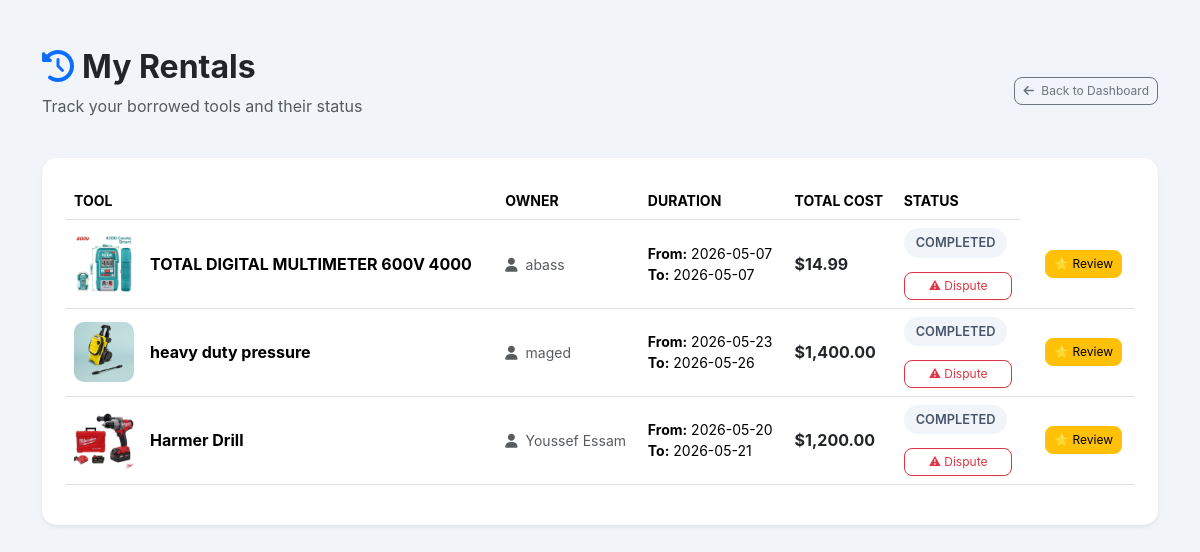
Page /public/my_reservation.php (signed in) on the committed database.
### tables this page shows
CREATE TABLE `reservations` (
  `reservation_id` int(11) NOT NULL,
  `user_id` int(11) NOT NULL,
  `tool_id` int(11) NOT NULL,
  `start_date` date NOT NULL,
  `end_date` date NOT NULL,
  `total_price` decimal(10,2) DEFAULT NULL,
  `status` enum('pending','approved','active','completed','rejected') DEFAULT 'pending',
  `created_at` timestamp NOT NULL DEFAULT current_timestamp(),
  `deposit_amount` decimal(10,2) DEFAULT 0.00,
  `payment_status` enum('pending','paid','failed','refunded') DEFAULT 'pending',
  `rental_type` enum('hour','day','week') DEFAULT 'day'
);

CREATE TABLE `tools` (
  `tool_id` int(11) NOT NULL,
  `owner_id` int(11) NOT NULL,
  `tool_name` varchar(100) NOT NULL,
  `category` varchar(50) DEFAULT NULL,
  `description` text DEFAULT NULL,
  `price_per_day` decimal(10,2) NOT NULL,
  `availability_status` enum('pending','available','maintenance','rejected') DEFAULT 'pending',
  `created_at` timestamp NOT NULL DEFAULT current_timestamp(),
  `photo` varchar(255) DEFAULT NULL,
  `price_per_hour` decimal(10,2) DEFAULT 0.00,
  `price_per_week` decimal(10,2) DEFAULT 0.00,
  `deposit_amount` decimal(10,2) DEFAULT 0.00
);

CREATE TABLE `users` (
  `user_id` int(11) NOT NULL,
  `full_name` varchar(100) NOT NULL,
  `email` varchar(100) NOT NULL,
  `password` varchar(255) NOT NULL,
  `phone` varchar(20) DEFAULT NULL,
  `address` varchar(255) DEFAULT NULL,
  `role` enum('member','librarian','admin') DEFAULT 'member',
  `membership_type` enum('normal','pro') DEFAULT 'normal',
  `status` enum('approved','pending','rejected') DEFAULT 'pending',
  `created_at` timestamp NOT NULL DEFAULT current_timestamp(),
  `trust_score` decimal(3,2) DEFAULT 5.00
);

### models/reservation.php (called while the page is built, shortened)
<?php
class Reservation {
    private $conn;
    public function __construct($db) {
        $this->conn = $db;
    }
public function getUserRentals($user_id) {
        $sql = "SELECT reservations.*, tools.tool_name, tools.photo, users.full_name AS owner_name
                FROM reservations
                JOIN tools ON reservations.tool_id = tools.tool_id
                JOIN users ON tools.owner_id = users.user_id
                WHERE reservations.user_id = ?
                ORDER BY reservations.reservation_id DESC";
        $stmt = $this->conn->prepare($sql);
        $stmt->bind_param("i", $user_id);
        $stmt->execute();
        return $stmt->get_result();
}
}

### public/my_reservation.php (the view, shortened to what this page needs)
<?php
require_once("../models/reservation.php");
$db = new Database();
$conn = $db->connect();
$resModel = new Reservation($conn);
$user_id = $_SESSION['user_id'];
$myRentals = $resModel->getUserRentals($user_id);
?>
<!DOCTYPE html>
<html lang="en">
<head>
    <link href="https://cdn.jsdelivr.net/npm/bootstrap@5.3.3/dist/css/bootstrap.min.css" rel="stylesheet">
    <link rel="stylesheet" href="https://cdnjs.cloudflare.com/ajax/libs/font-awesome/6.0.0/all.min.css">
</head>
<body>
<div class="container py-5">
    <div class="d-flex justify-content-between align-items-center mb-4">
        <div>
            <h2 class="fw-bold"><i class="fa fa-clock-rotate-left me-2 text-primary"></i>My Rentals</h2>
            <p class="text-muted">Track your borrowed tools and their status</p>
        </div>
        <a href="dashboard.php" class="btn btn-outline-secondary btn-sm"><i class="fa fa-arrow-left me-1"></i> Back to Dashboard</a>
    </div>
    <div class="row">
        <div class="col-12">
            <div class="card rental-card shadow-sm p-4">
                <div class="table-responsive">
                    <table class="table align-middle">
                        <thead>
                            <tr class="text-muted small text-uppercase">
                                <th>Tool</th>
                                <th>Owner</th>
                                <th>Duration</th>
                                <th>Total Cost</th>
                                <th>Status</th>
                            </tr>
                        </thead>
                        <tbody>
                            <?php if($myRentals->num_rows > 0): ?>
                            <?php while($row = $myRentals->fetch_assoc()): ?>
                            <tr>
                                <td>
                                    <div class="d-flex align-items-center">
                                        <?php $img = !empty($row['photo']) ? $row['photo'] : "https://via.placeholder.com/60"; ?>
                                        <img src="<?php echo $img; ?>" class="tool-thumb me-3">
                                        <span class="fw-bold"><?php echo htmlspecialchars($row['tool_name']); ?></span>
                                    </div>
                                </td>
                                <td>
                                    <small class="text-muted">
                                        <i class="fa fa-user me-1"></i>
                                        <?php echo htmlspecialchars($row['owner_name']); ?>
                                    </small>
                                </td>
                                <td>
                                    <div class="small">
                                        <div><strong>From:</strong> <?php echo $row['start_date']; ?></div>
                                        <div><strong>To:</strong> <?php echo $row['end_date']; ?></div>
                                    </div>
                                </td>
                                <td>
                                    <span class="fw-bold text-dark">
                                        $<?php echo number_format($row['total_price'], 2); ?>
                                    </span>
                                </td>
                                <td>
                                    <span class="status-badge bg-<?php echo $row['status']; ?>">
                                        <?php echo strtoupper($row['status']); ?>
                                    </span>
                                    <div class="mt-2 d-flex flex-column gap-1">
                                        <?php if(in_array($row['status'], ['active','completed'])): ?>
                                            <a href="dispute.php?reservation_id=<?= $row['reservation_id'] ?>"
                                            class="btn btn-outline-danger btn-sm">
                                                ⚠ Dispute
                                            </a>
                                        <?php endif; ?>
                                    </div>
                                </td>
                                <td>
                                </td>
                                <td>
                                <?php if($row['status'] == 'completed'): ?>
                                    <a href="review.php?reservation_id=<?= $row['reservation_id'] ?>"
                                    class="btn btn-warning btn-sm">
                                        ⭐ Review
                                    </a>
                                <?php endif; ?>
                                </td>
                            </tr>
                            <?php endwhile; ?>
                            <?php endif; ?>
                            </tbody>
                    </table>
                </div>
            </div>
        </div>
    </div>
</div>
</body>
</html>

### public/my_reservation.php (style rules this page uses)
body { background: #f1f5f9; font-family: 'Inter', sans-serif; }
.rental-card { border: none; border-radius: 15px; background: #fff; transition: 0.3s; }
.tool-thumb { width: 60px; height: 60px; object-fit: cover; border-radius: 10px; }
.status-badge { padding: 5px 12px; border-radius: 20px; font-size: 0.8rem; font-weight: 600; }
.bg-completed { background: #f1f5f9; color: #475569; }
.status-badge { display:inline-block;margin-bottom:6px; }
.btn-sm { font-size: 12px;border-radius: 8px; }

### rows in the picture
reservations: tool.photo (picture), tool.tool_name "TOTAL DIGITAL MULTIMETER 600V 4000", users.full_name "abass", start_date "2026-05-07", end_date "2026-05-07", total_price "14.99", status "COMPLETED"
reservations: tool.photo (picture), tool.tool_name "heavy duty pressure", users.full_name "maged", start_date "2026-05-23", end_date "2026-05-26", total_price "1,400.00", status "COMPLETED"
reservations: tool.photo (picture), tool.tool_name "Harmer Drill", users.full_name "Youssef Essam", start_date "2026-05-20", end_date "2026-05-21", total_price "1,200.00", status "COMPLETED"
